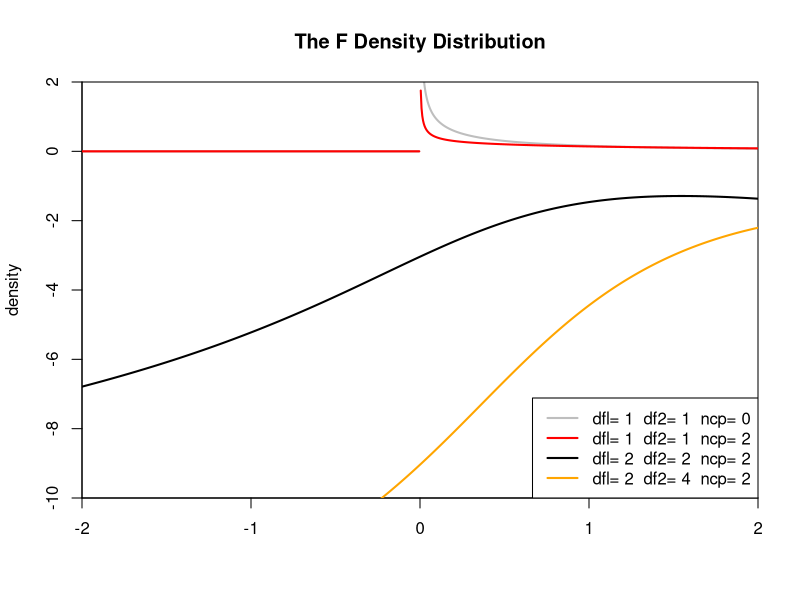

Source code (R):
#
# Author: Kelly Chan
# Date  : Aug 7 2013
#
# Project: F Distribution
#
#--------------------------------------------------------------------------#

setwd("G:\\eclipseWorkspace\\R\\distribution")


n=100
x <- seq(-2,2.5,length.out=1000)

png(filename="output\\fDistribution.png")
plot(x, df(x,1,1,0), col="gray", lwd=2, type='l',
		xlim=c(-2,2), ylim=c(-10,2),
		xaxs="i"    , yaxs="i",
		xlab=''     , ylab='density',
		main="The F Density Distribution")

lines(x,df(x,1,1,2), col="red"   , lwd=2)
lines(x,dt(x,2,2,2), col="black" , lwd=2)
lines(x,dt(x,2,4,2), col="orange", lwd=2)

legend("bottomright",legend=paste("dfl=", c(1,1,2,2),
				                  " df2=",c(1,1,2,4),
								  " ncp=",c(0,2,2,2)),
		             col=c("gray", "red","black","orange"),
		             lwd=2)


dev.off()
